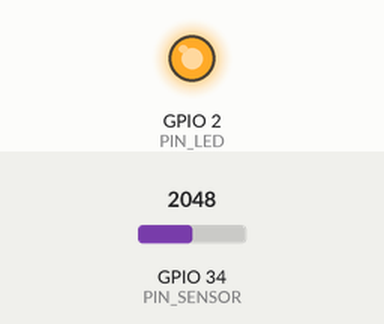
Simulated run of this program. Board: ESP32. Parts: output pins drawn as LEDs (lit = HIGH). Inputs (shaded band) come from the test bench; at power-on: GPIO 34 (PIN_SENSOR) = 2048 (analog values on the 0–4095 scale). WiFi joins after 1.5 s; servers stay silent unless stated; what the program prints to the serial monitor is not drawn.

Above: at 3.6 s.
At 5.6 s:
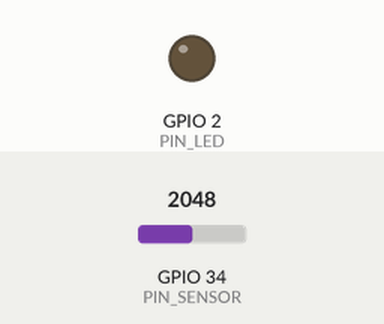
Timing chart, 0 to 7.8 s (numbered marks = the images above):
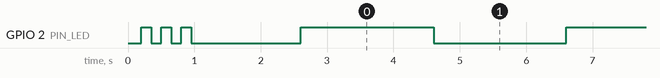

Measured:
- by itself, GPIO 2 (PIN_LED): HIGH → LOW at 0.35 s, → HIGH 0.15 s later, → LOW 0.15 s later, → HIGH 0.15 s later, … (69 changes in this stretch)

The program:

main.cpp
```cpp
// Practica 1 — puesta en marcha. Codigo de partida.
// Completa los TODO. La referencia esta en ../solucion.

#include <Arduino.h>
#include <WiFi.h>

#include "lab_config.h"

constexpr int PIN_SENSOR = 34;  // ADC1, solo entrada. Mismo GPIO que el enunciado antiguo.
constexpr int PIN_LED = 2;      // LED de la placa (pins::STATUS_LED en la camara).
constexpr uint32_t PERIODO_MS = 2000;
constexpr uint32_t WIFI_TIMEOUT_MS = 15000;

float adcToVolts(int adc) {
  return (static_cast<float>(adc) * LAB_ADC_VREF) / LAB_ADC_FULL_SCALE;
}

// TODO(estudiante): sustituye el centinela por la recta de ppm del enunciado.
// ppm = PPM_AIRE + (adc - ADC_AIRE) * PPM_POR_CUENTA
// Las constantes salen de vuestra medida, no de un ejemplo copiado.
float estimarPpm(int adc, float volts) {
  (void)adc;
  (void)volts;
  return -1.0f;
}

bool conectarWifi() {
  WiFi.mode(WIFI_STA);
  WiFi.begin(LAB_WIFI_SSID, LAB_WIFI_PASSWORD);
  Serial.printf("Conectando a %s", LAB_WIFI_SSID);
  const uint32_t inicio = millis();
  while (WiFi.status() != WL_CONNECTED) {
    if (millis() - inicio > WIFI_TIMEOUT_MS) {
      Serial.println("\nWiFi: tiempo agotado. Revisa include/secrets.h.");
      return false;
    }
    delay(500);
    Serial.print(".");
  }
  Serial.printf("\nWiFi conectado. IP %s  RSSI %d dBm\n",
                WiFi.localIP().toString().c_str(), WiFi.RSSI());
  return true;
}

void parpadeoInicial() {
  for (int i = 0; i < 3; ++i) {
    digitalWrite(PIN_LED, HIGH);
    delay(150);
    digitalWrite(PIN_LED, LOW);
    delay(150);
  }
}

void setup() {
  Serial.begin(115200);
  delay(200);
  pinMode(PIN_LED, OUTPUT);
  analogReadResolution(12);
  Serial.println("Practica 1 — ESP32, sensor y WiFi");
  parpadeoInicial();
  conectarWifi();
}

void loop() {
  const int adc = analogRead(PIN_SENSOR);
  const float volts = adcToVolts(adc);
  const float ppm = estimarPpm(adc, volts);
  const int rssi = (WiFi.status() == WL_CONNECTED) ? WiFi.RSSI() : 0;
  Serial.printf("adc=%d  V=%.3f  ppm=%.1f  rssi=%d\n", adc, volts, ppm, rssi);
  digitalWrite(PIN_LED, !digitalRead(PIN_LED));
  delay(PERIODO_MS);
}
```

lab_config.h
```cpp
#pragma once

// Si existe include/secrets.h (copia de secrets.h.example), sus #define
// ganan a los placeholders de abajo. No subas secrets.h.

#if defined(__has_include)
#  if __has_include("secrets.h")
#    include "secrets.h"
#  endif
#endif

#ifndef LAB_WIFI_SSID
#define LAB_WIFI_SSID "TU_SSID"
#endif

#ifndef LAB_WIFI_PASSWORD
#define LAB_WIFI_PASSWORD "TU_PASSWORD"
#endif

// Fondo de escala aproximado del ADC. No es una calibracion del convertidor.
#ifndef LAB_ADC_VREF
#define LAB_ADC_VREF 3.3f
#endif

#ifndef LAB_ADC_FULL_SCALE
#define LAB_ADC_FULL_SCALE 4095.0f
#endif
```
